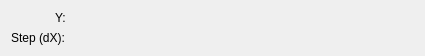
<?xml version="1.0" encoding="UTF-8"?>
<ui version="4.0">
 <class>CumulativeSumConfig</class>
 <widget class="QWidget" name="CumulativeSumConfig">
  <property name="geometry">
   <rect>
    <x>0</x>
    <y>0</y>
    <width>425</width>
    <height>55</height>
   </rect>
  </property>
  <property name="minimumSize">
   <size>
    <width>400</width>
    <height>0</height>
   </size>
  </property>
  <layout class="QGridLayout" name="gridLayout">
   <item row="0" column="1">
    <widget class="Kst::VectorSelector" name="_vector" native="true">
     <property name="sizePolicy">
      <sizepolicy hsizetype="Expanding" vsizetype="Preferred">
       <horstretch>0</horstretch>
       <verstretch>0</verstretch>
      </sizepolicy>
     </property>
    </widget>
   </item>
   <item row="1" column="0">
    <widget class="QLabel" name="label_4">
     <property name="sizePolicy">
      <sizepolicy hsizetype="Fixed" vsizetype="Fixed">
       <horstretch>0</horstretch>
       <verstretch>0</verstretch>
      </sizepolicy>
     </property>
     <property name="text">
      <string>Step (dX): </string>
     </property>
     <property name="wordWrap">
      <bool>false</bool>
     </property>
    </widget>
   </item>
   <item row="1" column="1">
    <widget class="Kst::ScalarSelector" name="_scalarStep" native="true"/>
   </item>
   <item row="0" column="0">
    <widget class="QLabel" name="label_3">
     <property name="sizePolicy">
      <sizepolicy hsizetype="Preferred" vsizetype="Fixed">
       <horstretch>0</horstretch>
       <verstretch>0</verstretch>
      </sizepolicy>
     </property>
     <property name="text">
      <string>Y: </string>
     </property>
     <property name="alignment">
      <set>Qt::AlignRight|Qt::AlignTrailing|Qt::AlignVCenter</set>
     </property>
     <property name="wordWrap">
      <bool>false</bool>
     </property>
    </widget>
   </item>
  </layout>
 </widget>
 <layoutdefault spacing="6" margin="11"/>
 <customwidgets>
  <customwidget>
   <class>Kst::VectorSelector</class>
   <extends>QWidget</extends>
   <header>vectorselector.h</header>
  </customwidget>
  <customwidget>
   <class>Kst::ScalarSelector</class>
   <extends>QWidget</extends>
   <header>scalarselector.h</header>
  </customwidget>
 </customwidgets>
 <resources/>
 <connections/>
</ui>
